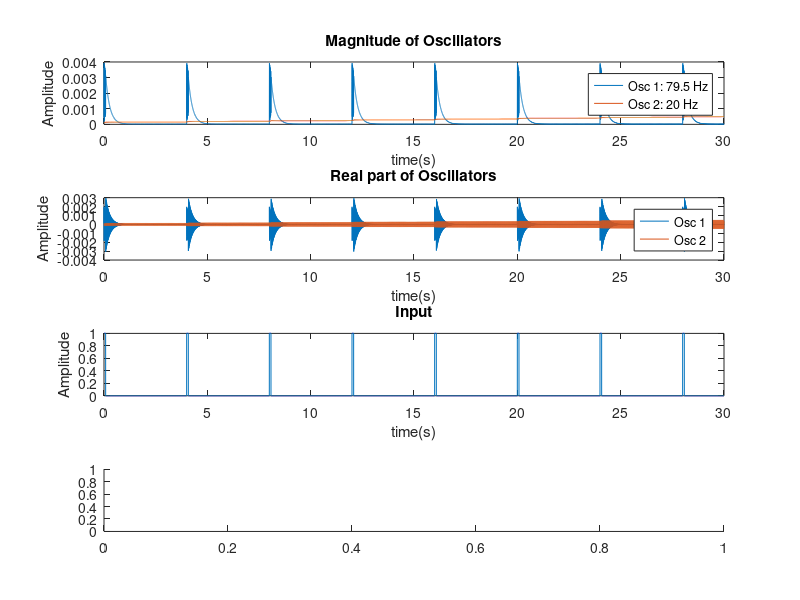

This figure's MATLAB source: (Note: this script raises an error after producing the figure.)
% coupled oscillators
% 
% Author: Wisam Reid 
%
%% CLEAN AND CLEAR

clc;
clear;
close all;

%% equations to solve

% two oscillators with recurrent coupling
dzdt = @(t,z,w1,alpha1,beta11,beta12,epsilon1,C12,  ... % osc 1 params
             w2,alpha2,beta21,beta22,epsilon2,C21,  ... % osc 2 params
             F,input) ... % input 
    ... % osc 1
    [z(1)*(alpha1 + 1i*w1 + beta11*abs(z(1))^2 + ...     
    (epsilon1*beta12*abs(z(1))^4)/(1-epsilon1*abs(z(1))^2)) + ...
    C21*z(2) + ... % coupling from osc 2 
    F*input(t); ...   % input
    ... % osc 2
    z(2)*(alpha2 + 1i*w2 + beta21*abs(z(2))^2 + ...
    (epsilon2*beta22*abs(z(2))^4)/(1-epsilon2*abs(z(2))^2)) + ...
    C12*z(1)]; % coupling from osc 1

%% Oscillator parameters

% a critical Hopf regime: 
%   a = 0, b1 < 0, b2 = 0
% a supercritical Hopf regime: 
%   a > 0, b1 < 0, b2 = 0
% a super critical double limit cycle regime:
%   a < 0, b1 > 0, b2 < 0, localmax > 0
% a subcritical double limit cycle regime: 
%   a < 0, b1 > 0, b2 < 0, local max < 0

% coupling parameters 
C12 = 1;
C21 = -10;

% oscillator 1 parameters
z01 = 0.0001;
alpha1 = -5;
beta11 = 0.1;
beta12 = 0;
epsilon1 = 1;
f1 = 79.5;

% oscillator 2 parameters
z02 = 0.0001;
alpha2 = 0.01;
beta21 = -5;
beta22 = 0;
epsilon2 = 1;
f2 = 20;

% oscillator tuning
w1 = 2*pi*f1; % osc 1
w2 = 2*pi*f2; % osc 2

%% time parameters

fs = 1000;
dur = 30; % in seconds
T = 1/fs;
time = 0:T:dur;

%% parameters for input

f0 = 0.25;
omega0 = 2*pi*f0;
F = 1;
D = 0 : 1/f0 : dur;

% input 
% input = @(t) 0;
% input = @(t) exp(1i*omega0*t);
input = @(t) 0.5*square(omega0*t,2) + 0.5;  
% input = @(t) pulstran(t,D,'tripuls',0.1,-1);

%% integrate the ode to obtain the amplitude
[t,z] = ode45(@(t,z) dzdt(t,z,w1,alpha1,beta11,beta12,epsilon1,C12, ...
                              w2,alpha2,beta21,beta22,epsilon2,C21, ...
                              F,input),time,[z01,z02]);

%% Plot z
% figure(1)
% plot(z)

%% Plot Oscillators

% extract information
r = abs(z);
dr2dt = diff(r(:,1));
dr1dt = diff(r(:,2));

figure(2)
subplot(4,1,1)
plot(t,r)
title('Magnitude of Oscillators')
ylabel('Amplitude')
xlabel('time(s)')
legend(['Osc 1: ', num2str(f1),' Hz'],['Osc 2: ', num2str(f2), ' Hz'])
subplot(4,1,2)
plot(t,real(z))
title('Real part of Oscillators')
legend('Osc 1','Osc 2')
ylabel('Amplitude')
xlabel('time(s)')
subplot(4,1,3)
plot(t,input(t))
title('Input')
% legend('Beta','Gamma')
ylabel('Amplitude')
xlabel('time(s)')
subplot(4,1,4)
spectrogram((z(:,1)+z(:,2)),kaiser(256,5),220,20000,fs,'yaxis')
title('Spectrum')
ylim([0 100])
xlabel('time(s)')
% title(['$\w_1 = $', num2str(w1),             ...
%        '$~\w_2 = $', num2str(w2),            ...
%        '$~\alpha_1 = $', num2str(alpha1),    ...
%        '$~\alpha_2 = $', num2str(alpha2),    ...
%        '$~\beta_{11} = $', num2str(beta11),  ...
%        '$~\beta_{21} = $', num2str(beta21),  ...
%        '$~\beta_{12} = $', num2str(beta12),  ...
%        '$~\beta_{22} = $', num2str(beta22)], ...
%         'Interpreter','latex')
%% Extra 

figure(3)
plot3(t,real(z),angle(z))
xlabel('time')
ylabel('$\mathcal{R}$','Interpreter','latex')
zlabel('\textit{Im}','Interpreter','latex')

% figure(4)
% plot(r(1:end-1,2),dr1dt)
% hold on
% plot(r(1:end-1,1),dr2dt)

%% Save params 
% lopes

% % coupling parameters 
% C12 = 1;
% C21 = -1;
% 
% % oscillator 1 parameters
% z01 = 0.0001;
% alpha1 = 0;
% beta11 = -0.1;
% beta12 = 0;
% epsilon1 = 1;
% f1 = 40;
% 
% % oscillator 2 parameters
% z02 = 0.0001;
% alpha2 = 0;
% beta21 = -0.1;
% beta22 = 0;
% epsilon2 = 1;
% f2 = 40;
